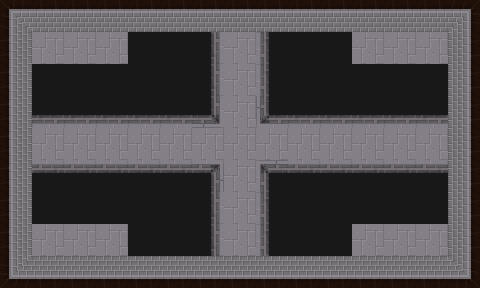

Tiled map render using the project's own tile images. Description and the whole map definition, tile-layer contents included, below:
An orthogonal 15x9 tile map with 32x32 px tiles, 2 tile layers (ground, obstacles) and 12 objects.

<map version="1.5" tiledversion="1.6.0" orientation="orthogonal" renderorder="right-down" width="15" height="9" tilewidth="32" tileheight="32" infinite="0" nextlayerid="10" nextobjectid="65">
 <tileset firstgid="1" source="../room.tsx" />
 <layer id="1" name="ground" width="15" height="9">
  <data encoding="csv">
23,22,22,22,22,22,22,22,22,22,22,22,22,22,2684354583,
1610612758,19,19,19,19,19,19,19,19,19,19,19,19,19,2684354582,
1610612758,19,19,19,19,19,19,19,19,19,19,19,19,19,2684354582,
1610612758,19,19,19,19,19,19,19,19,19,19,19,19,19,2684354582,
1610612758,19,19,19,19,19,19,19,19,19,19,19,19,19,2684354582,
1610612758,19,19,19,19,19,19,19,19,19,19,19,19,19,2684354582,
1610612758,19,19,19,19,19,19,19,19,19,19,19,19,19,2684354582,
1610612758,19,19,19,19,19,19,19,19,19,19,19,19,19,2684354582,
1610612759,3221225494,3221225494,3221225494,3221225494,3221225494,3221225494,3221225494,3221225494,3221225494,3221225494,3221225494,3221225494,3221225494,3221225495
</data>
 </layer>
 <objectgroup id="9" name="fire" />
 <objectgroup id="5" name="doors-UP">
  <object id="36" x="224" y="0" width="32" height="32" />
 </objectgroup>
 <objectgroup id="6" name="doors-RIGHT">
  <object id="37" x="448" y="128" width="32" height="32" />
 </objectgroup>
 <objectgroup id="7" name="doors-LEFT">
  <object id="39" x="0" y="128" width="32" height="32" />
 </objectgroup>
 <objectgroup id="8" name="doors-DOWN">
  <object id="40" x="224" y="256" width="32" height="32" />
 </objectgroup>
 <layer id="3" name="obstacles" width="15" height="9">
  <data encoding="csv">
0,0,0,0,0,0,0,0,0,0,0,0,0,0,0,
0,0,0,0,24,24,2684354586,0,1610612762,24,24,0,0,0,0,
0,24,24,24,24,24,2684354586,0,1610612762,24,24,24,24,24,0,
0,3221225498,3221225498,3221225498,3221225498,3221225498,2684354585,0,3221225497,3221225498,3221225498,3221225498,3221225498,3221225498,0,
0,0,0,0,0,0,0,0,0,0,0,0,0,0,0,
0,26,26,26,26,26,25,0,1610612761,26,26,26,26,26,0,
0,24,24,24,24,24,2684354586,0,1610612762,24,24,24,24,24,0,
0,0,0,0,24,24,2684354586,0,1610612762,24,24,0,0,0,0,
0,0,0,0,0,0,0,0,0,0,0,0,0,0,0
</data>
 </layer>
 <objectgroup id="4" name="border">
  <object id="3" x="0" y="0" width="224" height="32" />
  <object id="4" x="448" y="0" width="32" height="128" />
  <object id="24" x="256" y="0" width="224" height="32" />
  <object id="25" x="448" y="160" width="32" height="128" />
  <object id="26" x="0" y="256" width="224" height="32" />
  <object id="27" x="256" y="256" width="224" height="32" />
  <object id="28" x="0" y="0" width="32" height="128" />
  <object id="29" x="0" y="160" width="32" height="128" />
 </objectgroup>
 <objectgroup id="9" name="fire" />
</map>
